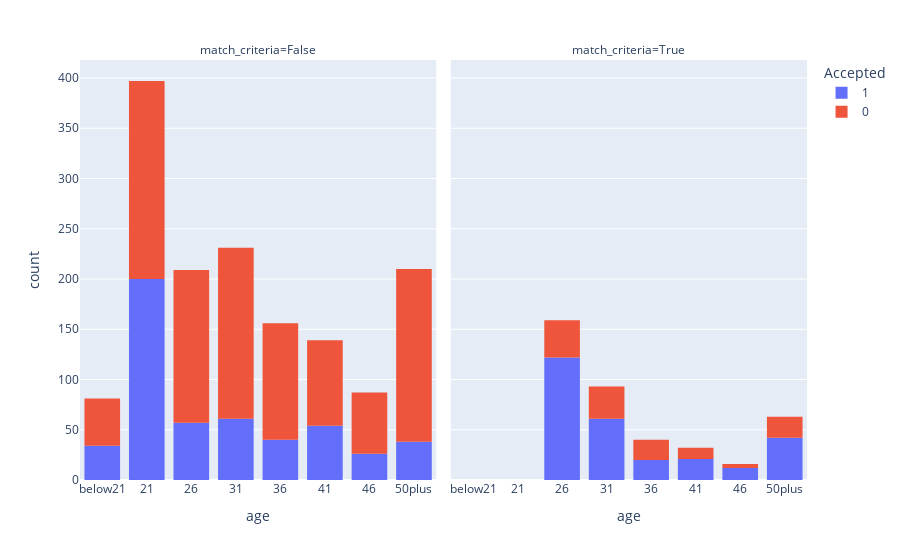

Here is the notebook cell this chart was saved with:
### Code cell
px.histogram(data_frame=bar_data, x='age', color='Accepted', facet_col='match_criteria', category_orders={'age': ['below21', '21', '26', '31', '36', '41', '46', '50plus']})

### Figure 1 — Plotly figure (JSON) as saved in the notebook; plotly's stock layout.template omitted (floating-point values rounded to 4 significant figures; data arrays with more than 128 entries replaced by an {"elided": "..."} marker saying what was removed)
{"data": [{"alignmentgroup": "True", "bingroup": "x", "hovertemplate": "Accepted=1<br>match_criteria=False<br>age=%{x}<br>count=%{y}<extra></extra>", "legendgroup": "1", "marker": {"color": "#636efa", "pattern": {"shape": ""}}, "name": "1", "offsetgroup": "1", "orientation": "v", "showlegend": true, "type": "histogram", "x": {"elided": "510 str values"}, "xaxis": "x", "yaxis": "y"}, {"alignmentgroup": "True", "bingroup": "x", "hovertemplate": "Accepted=1<br>match_criteria=True<br>age=%{x}<br>count=%{y}<extra></extra>", "legendgroup": "1", "marker": {"color": "#636efa", "pattern": {"shape": ""}}, "name": "1", "offsetgroup": "1", "orientation": "v", "showlegend": false, "type": "histogram", "x": {"elided": "278 str values"}, "xaxis": "x2", "yaxis": "y2"}, {"alignmentgroup": "True", "bingroup": "x", "hovertemplate": "Accepted=0<br>match_criteria=False<br>age=%{x}<br>count=%{y}<extra></extra>", "legendgroup": "0", "marker": {"color": "#EF553B", "pattern": {"shape": ""}}, "name": "0", "offsetgroup": "0", "orientation": "v", "showlegend": true, "type": "histogram", "x": {"elided": "1000 str values"}, "xaxis": "x", "yaxis": "y"}, {"alignmentgroup": "True", "bingroup": "x", "hovertemplate": "Accepted=0<br>match_criteria=True<br>age=%{x}<br>count=%{y}<extra></extra>", "legendgroup": "0", "marker": {"color": "#EF553B", "pattern": {"shape": ""}}, "name": "0", "offsetgroup": "0", "orientation": "v", "showlegend": false, "type": "histogram", "x": ["31", "26", "50plus", "31", "50plus", "26", "26", "36", "36", "26", "36", "31", "50plus", "46", "50plus", "50plus", "31", "31", "50plus", "50plus", "41", "41", "41", "41", "31", "26", "36", "36", "31", "31", "31", "31", "26", "50plus", "26", "26", "36", "36", "41", "26", "26", "26", "26", "26", "26", "26", "26", "31", "36", "36", "36", "41", "41", "41", "50plus", "50plus", "50plus", "50plus", "36", "36", "36", "50plus", "50plus", "26", "26", "26", "36", "36", "26", "46", "31", "31", "31", "26", "31", "31", "50plus", "50plus", "50plus", "26", "26", "50plus", "50plus", "26", "26", "26", "26", "50plus", "50plus", "26", "26", "26", "26", "26", "26", "31", "31", "26", "31", "31", "31", "31", "41", "31", "31", "31", "46", "46", "36", "36", "36", "36", "36", "31", "31", "31", "41", "41", "31", "31", "26", "26", "31", "31", "26"], "xaxis": "x2", "yaxis": "y2"}], "layout": {"annotations": [{"font": {}, "showarrow": false, "text": "match_criteria=False", "x": 0.245, "xanchor": "center", "xref": "paper", "y": 1, "yanchor": "bottom", "yref": "paper"}, {"font": {}, "showarrow": false, "text": "match_criteria=True", "x": 0.755, "xanchor": "center", "xref": "paper", "y": 1, "yanchor": "bottom", "yref": "paper"}], "barmode": "relative", "legend": {"title": {"text": "Accepted"}, "tracegroupgap": 0}, "margin": {"t": 60}, "xaxis": {"anchor": "y", "categoryarray": ["below21", "21", "26", "31", "36", "41", "46", "50plus"], "categoryorder": "array", "domain": [0, 0.49], "title": {"text": "age"}}, "xaxis2": {"anchor": "y2", "categoryarray": ["below21", "21", "26", "31", "36", "41", "46", "50plus"], "categoryorder": "array", "domain": [0.51, 1], "matches": "x", "title": {"text": "age"}}, "yaxis": {"anchor": "x", "domain": [0, 1], "title": {"text": "count"}}, "yaxis2": {"anchor": "x2", "domain": [0, 1], "matches": "y", "showticklabels": false}}}
